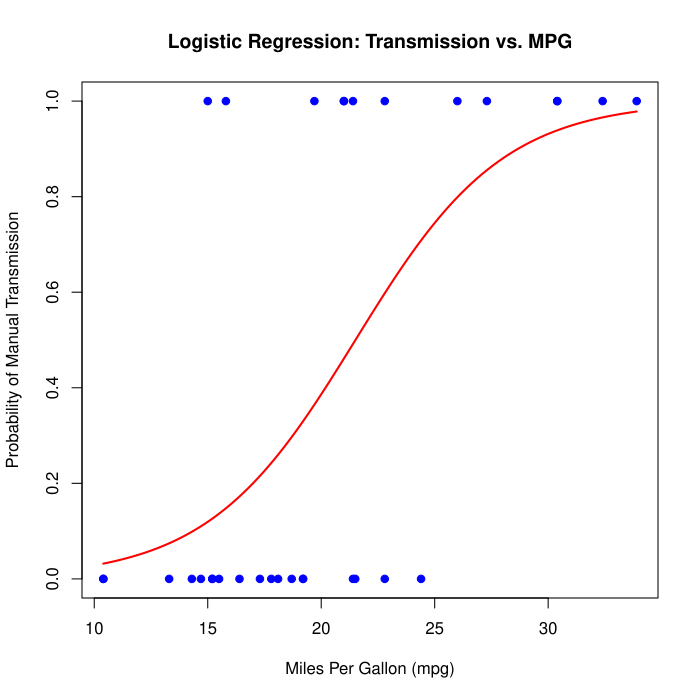

Write R code to recreate this figure.
# Load the dataset
data(mtcars)
# Convert 'am' to a factor (categorical variable)
mtcars$am <- factor(mtcars$am, levels = c(0, 1), labels = c("Automatic", "Manual"))
# Fit a logistic regression model
logistic_model <- glm(am ~ mpg, data = mtcars, family = binomial)
# Print the summary of the model
print(summary(logistic_model))
# Predict probabilities for the logistic model
predicted_probs <- predict(logistic_model, type = "response")
# Display the predicted probabilities
print(predicted_probs)
# Plotting the data and logistic regression curve
plot(mtcars$mpg, as.numeric(mtcars$am) - 1,
 main = "Logistic Regression: Transmission vs. MPG",
 xlab = "Miles Per Gallon (mpg)",
 ylab = "Probability of Manual Transmission",
 pch = 19, col = "blue")
# Add the logistic regression curve
curve(predict(logistic_model, data.frame(mpg = x), type = "response"),
 add = TRUE, col = "red", lwd = 2)
